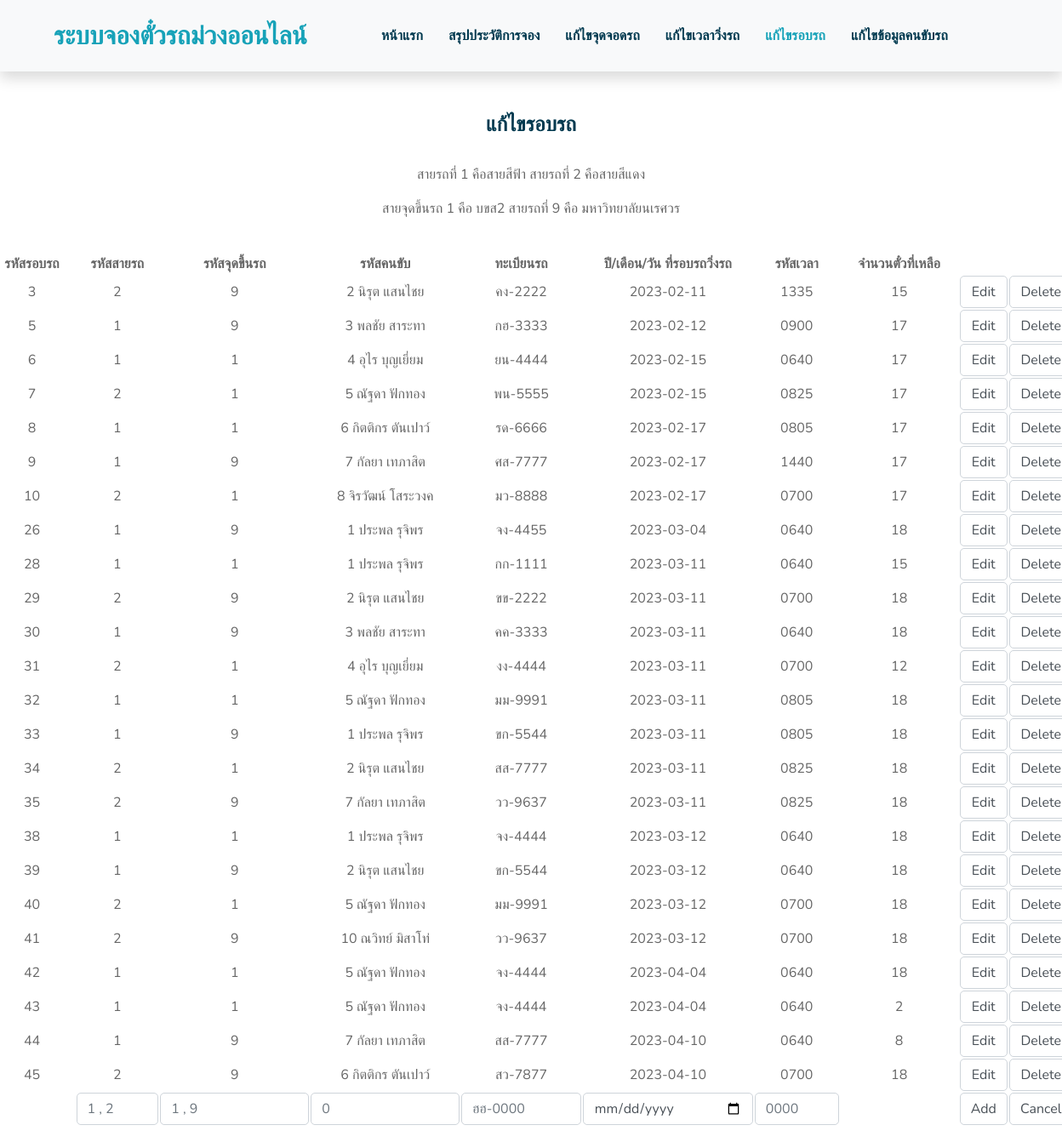
The page /changeDricycle.php on the database its author committed.
### tables this page shows
CREATE TABLE `driving_cycle` (
  `driving_cycle_id` int(12) NOT NULL COMMENT 'รหัสรอบรถ',
  `car_route_id` int(2) NOT NULL COMMENT 'รหัสสายรถ',
  `stratid` int(3) NOT NULL COMMENT 'รหัสจุดขึ้นรถ',
  `Driver_ID` int(4) NOT NULL COMMENT 'รหัสคนขับ',
  `vehicle_registration` varchar(7) NOT NULL COMMENT 'ทะเบียนรถ',
  `date_of_driving_circle` date NOT NULL COMMENT 'วัน เดือน ปีที่รอบรถวิ่งรถ',
  `time_id` varchar(4) NOT NULL COMMENT 'รหัสเวลา',
  `remaining_tickets` int(2) NOT NULL DEFAULT '18' COMMENT 'จำนวนตั๋วที่เหลือ'
);

CREATE TABLE `driver` (
  `Driver_ID` int(4) NOT NULL COMMENT 'รหัสคนขับรถ',
  `NameD` varchar(20) NOT NULL COMMENT 'ชื่อ-นามสกุล',
  `sex` varchar(10) NOT NULL COMMENT 'เพศ',
  `Date_of_Birth` date NOT NULL COMMENT 'วัน/เดือน/ปีเกิด',
  `Username` varchar(50) NOT NULL COMMENT 'ชื่อผู้ใช้',
  `PasswordD` varchar(50) NOT NULL COMMENT 'รหัสผ่าน',
  `Number_Phone` varchar(10) NOT NULL COMMENT 'เบอร์โทรศัพท์',
  `Driver_license_no` varchar(8) NOT NULL COMMENT 'เลขที่ใบขับขี่'
);

### changeDricycle.php (the view, shortened to what this page needs)
<!DOCTYPE html>
<html lang="en">
<head>
    <link href="https://cdnjs.cloudflare.com/ajax/libs/font-awesome/5.10.0/css/all.min.css" rel="stylesheet">
    <link href="lib/flaticon/font/flaticon.css" rel="stylesheet">
    <link href="lib/owlcarousel/assets/owl.carousel.min.css" rel="stylesheet">
    <link href="lib/lightbox/css/lightbox.min.css" rel="stylesheet">
    <link href="css/style.css" rel="stylesheet">
</head>
<body>
    <div class="container-fluid bg-light position-relative shadow">
        <nav class="navbar navbar-expand-lg bg-light navbar-light py-3 py-lg-0 px-0 px-lg-5">
            <a href="" class="navbar-brand font-weight-bold text-secondary" style="font-size: 30px;">
                <span class="text-primary">ระบบจองตั๋วรถม่วงออนไลน์</span>
            </a>
            <div class="collapse navbar-collapse justify-content-between" id="navbarCollapse">
                <div class="navbar-nav font-weight-bold mx-auto py-0">
                    <a href="index1.php" class="nav-item nav-link">หน้าแรก</a>
                    <a href="summarize.php" class="nav-item nav-link">สรุปประวัติการจอง</a>
                    <a href="changeParkingSpot.php" class="nav-item nav-link">แก้ไขจุดจอดรถ</a>
                    <a href="changeTime.php" class="nav-item nav-link">แก้ไขเวลาวิ่งรถ</a>
                    <a href="changeDricycle.php" class="nav-item nav-link active">แก้ไขรอบรถ</a>
                    <a href="datadrivers.php" class="nav-item nav-link">แก้ไขข้อมูลคนขับรถ</a>
                    </div>
                </div>
            </div>
 <div class="container-fluid py-5 d-flex flex-column align-items-center justify-content-center" align="center">
    <div class="container d-flex flex-column  align-items-center justify-content-center" align="center">
    <div class="page-heading normal-space " align="center">
    <div class="col-lg-12 ">
      <div class="container ">
          <div class="col-lg-12 container d-flex flex-column  align-items-center justify-content-center" align="center">
                <div class="item">
                  <div class="row">
                      <div class="col-lg-12">
                        <span class="mini-heading"><h4>แก้ไขรอบรถ</h4></span>
                      </div>
                  </div>
                </div>
              <br>
                <p align="rigth">สายรถที่ 1 คือสายสีฟ้า สายรถที่ 2 คือสายสีแดง </p>
                <p align="rigth">สายจุดขึ้นรถ 1 คือ บขส2 สายรถที่ 9 คือ มหาวิทยาลัยนเรศวร </p>
              <br>
              <table style="width:125%" >
                <tr align="center">
                    <th style="width:8%">รหัสรอบรถ</th>
                    <th>รหัสสายรถ</th>
                    <th>รหัสจุดขึ้นรถ</th>
                    <th>รหัสคนขับ</th>
                    <th>ทะเบียนรถ</th>
                    <th>ปี/เดือน/วัน ที่รอบรถวิ่งรถ</th>
                    <th>รหัสเวลา</th>
                    <th>จำนวนตั๋วที่เหลือ</th>
                    <th></th><th></th>
                </tr>
                    <?php
                        include('connectdatabase.php');
                        if (!$conn) {
                            die("Connection failed: " . mysqli_connect_error());
                        } else {
                            $sql = "SELECT * FROM `driving_cycle` inner join `driver` on `driving_cycle`.Driver_ID = `driver`.Driver_ID ORDER BY driving_cycle_id ASC";
                            $result = mysqli_query($conn, $sql);
                            if (mysqli_num_rows($result) > 0){
                                while($row = mysqli_fetch_assoc($result)){
                                    $drivingid = $row["driving_cycle_id"];
                                    ?>
                                    <tr>
                                    <td align="center"><?php echo $row["driving_cycle_id"]; ?></td>
                                    <td align="center"><?php echo $row["car_route_id"]; ?></td>
                                    <td align="center"><?php echo $row["stratid"]; ?></td>
                                    <td align="center"><?php echo $row["Driver_ID"]; echo"  ";  echo $row["NameD"]; ?></td>
                                    <td align="center"><?php echo $row["vehicle_registration"]; ?></td>
                                    <td align="center"><?php echo $row["date_of_driving_circle"]; ?></td>
                                    <td align="center"><?php echo $row["time_id"]; ?></td>
                                    <td align="center"><?php echo $row["remaining_tickets"]; ?></td>
                                    <td ><button data-toggle="modal" class="form-control" href=edit/editformDrivingCycle.php" data-target="#theModal" onclick="window.location='edit/editformDrivingCycle.php?id=<?php echo $row["driving_cycle_id"];?>'">Edit</button></td>
                                    <td><button class="form-control" onclick="JavaScript:if(confirm('Confirm Delete?')==true){window.location='delete/deleteDrivingCycle.php?id=<?php echo $drivingid;?>';}">Delete</button></td>
                                    </tr>
                                    <?php
                                }
                            }
                        }
                        ?>
                <form method="post" action="<?php echo $_SERVER['PHP_SELF']; ?>">
                    <td></td>
                    <td><input align="center" type="text" class="form-control" name="car_route_id" size="8" placeholder= "1 , 2"></td>
                    <td><input align="center" type="text" class="form-control" name="startid"  style="width: 175px" size="3" placeholder= "1 , 9"></td>
                    <td><input align="center" type="text" class="form-control" name="Driver_ID" style="width: 175px" size="3" placeholder= "0"></td>
                    <td><input align="center" type="text" class="form-control" name="vehicle_registration" size="13" placeholder= "ฮฮ-0000"></td>
                    <td><input align="center" type="date" class="form-control" name="date_of_driving_circle" style="width: 200px" size="20"></td>
                    <td><input align="center" type="text" class="form-control" name="time_id" size="8" placeholder= "0000"></td>
                    <td style="width: 140px"></td>
                    <td><input type="submit" class="form-control"  value="Add"></td>
                    <td><input type="reset" class="form-control" value="Cancel"></td>
                </form>
              </table>
          </div>
      </div>
    </div>
  </div>
</body>
</html>

### rows shown on the page
driving_cycle: driving_cycle_id "3", car_route "2", stratid "9", Driver_ID.Driver_ID "2", Driver_ID.NameD "นิรุต แสนไชย", vehicle_registration "คง-2222", date_of_driving_circle "2023-02-11", time "1335", remaining_tickets "15"
driving_cycle: driving_cycle_id "5", car_route "1", stratid "9", Driver_ID.Driver_ID "3", Driver_ID.NameD "พลชัย สาระทา", vehicle_registration "กฮ-3333", date_of_driving_circle "2023-02-12", time "0900", remaining_tickets "17"
driving_cycle: driving_cycle_id "6", car_route "1", stratid "1", Driver_ID.Driver_ID "4", Driver_ID.NameD "อุไร บุญเยี่ยม", vehicle_registration "ยน-4444", date_of_driving_circle "2023-02-15", time "0640", remaining_tickets "17"
driving_cycle: driving_cycle_id "7", car_route "2", stratid "1", Driver_ID.Driver_ID "5", Driver_ID.NameD "ณัฐดา ฟักทอง", vehicle_registration "พน-5555", date_of_driving_circle "2023-02-15", time "0825", remaining_tickets "17"
driving_cycle: driving_cycle_id "8", car_route "1", stratid "1", Driver_ID.Driver_ID "6", Driver_ID.NameD "กิตติกร ตันเปาว์", vehicle_registration "รด-6666", date_of_driving_circle "2023-02-17", time "0805", remaining_tickets "17"
driving_cycle: driving_cycle_id "9", car_route "1", stratid "9", Driver_ID.Driver_ID "7", Driver_ID.NameD "กัลยา เทภาสิต", vehicle_registration "ศส-7777", date_of_driving_circle "2023-02-17", time "1440", remaining_tickets "17"
driving_cycle: driving_cycle_id "10", car_route "2", stratid "1", Driver_ID.Driver_ID "8", Driver_ID.NameD "จิรวัฒน์ โสระวงค", vehicle_registration "มว-8888", date_of_driving_circle "2023-02-17", time "0700", remaining_tickets "17"
driving_cycle: driving_cycle_id "26", car_route "1", stratid "9", Driver_ID.Driver_ID "1", Driver_ID.NameD "ประพล รุจิพร", vehicle_registration "จง-4455", date_of_driving_circle "2023-03-04", time "0640", remaining_tickets "18"
driving_cycle: driving_cycle_id "28", car_route "1", stratid "1", Driver_ID.Driver_ID "1", Driver_ID.NameD "ประพล รุจิพร", vehicle_registration "กก-1111", date_of_driving_circle "2023-03-11", time "0640", remaining_tickets "15"
driving_cycle: driving_cycle_id "29", car_route "2", stratid "9", Driver_ID.Driver_ID "2", Driver_ID.NameD "นิรุต แสนไชย", vehicle_registration "ขข-2222", date_of_driving_circle "2023-03-11", time "0700", remaining_tickets "18"
driving_cycle: driving_cycle_id "30", car_route "1", stratid "9", Driver_ID.Driver_ID "3", Driver_ID.NameD "พลชัย สาระทา", vehicle_registration "คค-3333", date_of_driving_circle "2023-03-11", time "0640", remaining_tickets "18"
driving_cycle: driving_cycle_id "31", car_route "2", stratid "1", Driver_ID.Driver_ID "4", Driver_ID.NameD "อุไร บุญเยี่ยม", vehicle_registration "งง-4444", date_of_driving_circle "2023-03-11", time "0700", remaining_tickets "12"
driving_cycle: driving_cycle_id "32", car_route "1", stratid "1", Driver_ID.Driver_ID "5", Driver_ID.NameD "ณัฐดา ฟักทอง", vehicle_registration "มม-9991", date_of_driving_circle "2023-03-11", time "0805", remaining_tickets "18"
driving_cycle: driving_cycle_id "33", car_route "1", stratid "9", Driver_ID.Driver_ID "1", Driver_ID.NameD "ประพล รุจิพร", vehicle_registration "ขก-5544", date_of_driving_circle "2023-03-11", time "0805", remaining_tickets "18"
driving_cycle: driving_cycle_id "34", car_route "2", stratid "1", Driver_ID.Driver_ID "2", Driver_ID.NameD "นิรุต แสนไชย", vehicle_registration "สส-7777", date_of_driving_circle "2023-03-11", time "0825", remaining_tickets "18"
driving_cycle: driving_cycle_id "35", car_route "2", stratid "9", Driver_ID.Driver_ID "7", Driver_ID.NameD "กัลยา เทภาสิต", vehicle_registration "วว-9637", date_of_driving_circle "2023-03-11", time "0825", remaining_tickets "18"
driving_cycle: driving_cycle_id "38", car_route "1", stratid "1", Driver_ID.Driver_ID "1", Driver_ID.NameD "ประพล รุจิพร", vehicle_registration "จง-4444", date_of_driving_circle "2023-03-12", time "0640", remaining_tickets "18"
driving_cycle: driving_cycle_id "39", car_route "1", stratid "9", Driver_ID.Driver_ID "2", Driver_ID.NameD "นิรุต แสนไชย", vehicle_registration "ขก-5544", date_of_driving_circle "2023-03-12", time "0640", remaining_tickets "18"
driving_cycle: driving_cycle_id "40", car_route "2", stratid "1", Driver_ID.Driver_ID "5", Driver_ID.NameD "ณัฐดา ฟักทอง", vehicle_registration "มม-9991", date_of_driving_circle "2023-03-12", time "0700", remaining_tickets "18"
driving_cycle: driving_cycle_id "41", car_route "2", stratid "9", Driver_ID.Driver_ID "10", Driver_ID.NameD "ณวิทย์ มิสาโท่", vehicle_registration "วว-9637", date_of_driving_circle "2023-03-12", time "0700", remaining_tickets "18"
driving_cycle: driving_cycle_id "42", car_route "1", stratid "1", Driver_ID.Driver_ID "5", Driver_ID.NameD "ณัฐดา ฟักทอง", vehicle_registration "จง-4444", date_of_driving_circle "2023-04-04", time "0640", remaining_tickets "18"
driving_cycle: driving_cycle_id "43", car_route "1", stratid "1", Driver_ID.Driver_ID "5", Driver_ID.NameD "ณัฐดา ฟักทอง", vehicle_registration "จง-4444", date_of_driving_circle "2023-04-04", time "0640", remaining_tickets "2"
driving_cycle: driving_cycle_id "44", car_route "1", stratid "9", Driver_ID.Driver_ID "7", Driver_ID.NameD "กัลยา เทภาสิต", vehicle_registration "สส-7777", date_of_driving_circle "2023-04-10", time "0640", remaining_tickets "8"
driving_cycle: driving_cycle_id "45", car_route "2", stratid "9", Driver_ID.Driver_ID "6", Driver_ID.NameD "กิตติกร ตันเปาว์", vehicle_registration "สว-7877", date_of_driving_circle "2023-04-10", time "0700", remaining_tickets "18"
